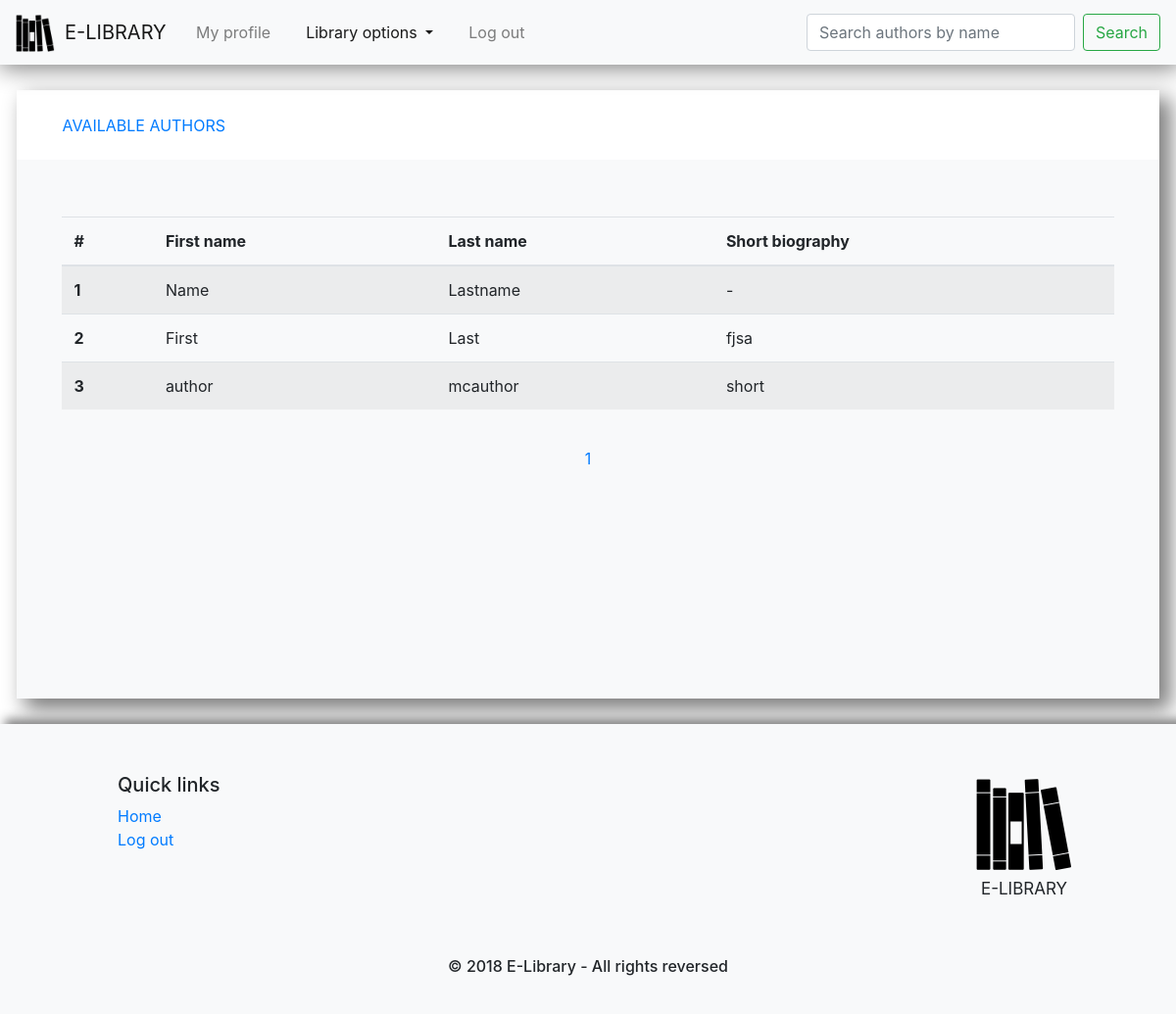
Page /interface/pages/author-management.php (signed in) on the committed database.
### tables this page shows
CREATE TABLE `author` (
  `id_author` int(11) NOT NULL,
  `firstname` varchar(255) NOT NULL,
  `lastname` varchar(255) NOT NULL,
  `date_of_birth` date NOT NULL,
  `short_biography` text NOT NULL
);

### data/data_access/authorDAO.php (called while the page is built, shortened)
<?php
	require_once __DIR__.'/../../data/data_models/author.php';
	class authorDAO extends connection implements query_interface {
		public function get_all(){
			$connection = $this->get_connection();
			$author_sql = "SELECT * FROM author";
			$author_statement = $connection->prepare($author_sql);
			$author_statement->execute();
			$results = $author_statement->get_result();
			$authors = array();
			if ($results->num_rows > 0) {
				while($row = $results->fetch_assoc()) {
					$author = new author($row["firstname"],$row["lastname"],$row["date_of_birth"],$row["short_biography"]);
					$author->set_id_author($row["id_author"]);
					$books_sql = "SELECT * FROM book INNER JOIN book_author ON book.id_book = book_author.id_book INNER JOIN category ON book.id_category = category.id_category WHERE book_author.id_author = ?";
					$book_statement = $connection->prepare($books_sql);
					$book_statement->bind_param("i",$row["id_author"]);
					$book_statement->execute();
					$book_results = $book_statement->get_result();
					if ($book_results->num_rows > 0) {
						while($book_row = $book_results->fetch_assoc()) {
							$category = new category($book_row["category_title"]);
							$category->set_id_category($book_row["id_category"]);
							$book = new book($book_row["book_title"], $book_row["original_book_title"], $category);
							$book->set_id_book($book_row["id_book"]);
							$genres_sql = "SELECT * FROM genre INNER JOIN book_genre ON genre.id_genre = book_genre.id_genre INNER JOIN book ON book.id_book = book_genre.id_book WHERE book.id_book = ?";
							$genre_statement = $connection->prepare($genres_sql);
							$genre_statement->bind_param("i",$book_row["id_book"]);
							$genre_statement->execute();
							$genre_results = $genre_statement->get_result();
							if ($genre_results->num_rows > 0) {
								while($genre_row = $genre_results->fetch_assoc()) {
									$genre = new genre($genre_row["genre_title"]);
									$genre->set_id_genre($genre_row["id_genre"]);
									$book->add_genre($genre);
								}
							}
							$author->add_book($book);
						}
					}
					array_push($authors,$author);
				}
			}
			return $authors;
		}
		public function get_in_range($from, $limit){
			$connection = $this->get_connection();
			$author_sql = "SELECT * FROM author LIMIT ?,?";
			$author_statement = $connection->prepare($author_sql);
			$author_statement->bind_param("ii",$from,$limit);
			$author_statement->execute();
			$results = $author_statement->get_result();
			$authors = array();
			if ($results->num_rows > 0) {
				while($row = $results->fetch_assoc()) {
					$author = new author($row["firstname"],$row["lastname"],$row["date_of_birth"],$row["short_biography"]);
					$author->set_id_author($row["id_author"]);
					$books_sql = "SELECT * FROM book INNER JOIN book_author ON book.id_book = book_author.id_book INNER JOIN category ON book.id_category = category.id_category WHERE book_author.id_author = ?";
					$book_statement = $connection->prepare($books_sql);
					$book_statement->bind_param("i",$row["id_author"]);
					$book_statement->execute();
					$book_results = $book_statement->get_result();
					if ($book_results->num_rows > 0) {
						while($book_row = $book_results->fetch_assoc()) {
							$category = new category($book_row["category_title"]);
							$category->set_id_category($book_row["id_category"]);
							$book = new book($book_row["book_title"], $book_row["original_book_title"], $category);
							$book->set_id_book($book_row["id_book"]);
							$genres_sql = "SELECT * FROM genre INNER JOIN book_genre ON genre.id_genre = book_genre.id_genre INNER JOIN book ON book.id_book = book_genre.id_book WHERE book.id_book = ?";
							$genre_statement = $connection->prepare($genres_sql);
							$genre_statement->bind_param("i",$book_row["id_book"]);
							$genre_statement->execute();
							$genre_results = $genre_statement->get_result();
							if ($genre_results->num_rows > 0) {
								while($genre_row = $genre_results->fetch_assoc()) {
									$genre = new genre($genre_row["genre_title"]);
									$genre->set_id_genre($genre_row["id_genre"]);
									$book->add_genre($genre);
								}
							}
							$author->add_book($book);
						}
					}
					array_push($authors,$author);
				}
			}
			return $authors;
		}
	}
?>

### data/data_models/author.php (called while the page is built, shortened)
<?php
	class author {
		protected $_firstname;
		protected $_lastname;
		protected $_short_biography;
		public function __construct ($firstname, $lastname, $date_of_birth, $short_biography) {
			$this->_firstname = $firstname;
			$this->_lastname = $lastname;
			$this->_short_biography = $short_biography;
    		}
   		public function get_firstname() {
			return $this->_firstname;
		}
    		public function get_lastname() {
			return $this->_lastname;
		}
		public function get_short_biography() {
			return $this->_short_biography;
		}
	}
?>

### data/data_helpers/helpers.php (called while the page is built, shortened)
<?php
	class helpers{
		public function empty_manage($value){
			return empty($value) ? "-" : $value;
		}
	}
?>

### interface/pages/author-management.php (the view, shortened to what this page needs)
<!DOCTYPE HTML>
<?php
	require_once __DIR__.'/../../data/data_access/authorDAO.php';
	$helper = new helpers();
	$id = 1;
	$authorDao = new authorDAO();
	$authors = $authorDao->get_all();
	$max_records = 5;
	if(isset($_GET["page"])){
		$page_number = $_GET["page"];
		$from = ($page_number*$max_records)-$max_records;
	}
	else{
		$from = 0;
	}
	if(isset($_GET["search"])){
		$authors = $authorDao->get_by_name_in_range($_GET["search-input"],$from,$max_records);
		$authors_count = $authorDao->count_by_name($_GET["search-input"]);
	}
	else{
		$authors = $authorDao->get_all();
		$authors_count = count($authors);
		$authors = $authorDao->get_in_range($from,$max_records);
	}
	$pages_count = ceil($authors_count/$max_records);
?>
<html>
<head>
	<link rel="stylesheet" href="../styles/css/bootstrap.min.css" />
	<link rel="stylesheet" href="../styles/bootstrap-nav-fix.css" />
	<link rel="stylesheet" href="../styles/author-management.css" />
	<link rel="stylesheet" href="../styles/bootstrap-form-fix.css" />
	<link rel="stylesheet" href="../styles/page.css" />
	<link rel="stylesheet" href="../styles/footer.css" />
</head>
<body>
	<nav class="navbar navbar-expand-lg nav-fix sticky-top navbar-light bg-light">
			<a class="navbar-brand" href="javascript:void();"><div class="nav-logo-wrap"><div class="nav-logo"></div> <span class="nav-text">E-LIBRARY</span></div> </a>
			<ul class="navbar-nav mr-auto">
				<li class="nav-item">
					<a class="nav-link" href="/project/interface/pages/user-profile.php">My profile</a>
				</li>
				<li class="nav-item dropdown">
					<a class="nav-link dropdown-toggle active" href="javascript:void();" id="navbarLibraryDropdown" role="button" data-toggle="dropdown"><span class="sr-only">(current)</span>
						Library options
					</a>
				</li>
				<li class="nav-item">
					<form id="logout" method="get" action="">
						<a class="nav-link" href="javascript:void();" onclick="document.getElementById('logout').submit();">Log out</a>
					</form>
				</li>
			</ul>
			<form class="form-inline my-2 my-lg-0" method="get">
				<input class="form-control mr-sm-2" type="search" name="search-input" placeholder="Search authors by name">
				<button class="btn btn-outline-success my-2 my-sm-0" type="submit" name="search" value="search">Search</button>
			</form>
	</nav>
	<div class="page-body-wrap">
		<div class="page-body">
			<div class="body-nav">
			<ul>
				<li class="available-tab active-tab"><a href="javascript:void();">Available authors</a></li>
			</div>
			<div class="table-container">
				<table class="table table-striped">
					<thead>
						<tr>
							<th scope="col">#</th>
							<th scope="col">First name</th>
							<th scope="col">Last name</th>
							<th scope="col">Short biography</th>
						</tr>
					</thead>
					<tbody>
						<?php foreach($authors as $author){ ?>
							<tr>
								<th scope="row"><?php echo $id?></th>
								<td><?php echo $author->get_firstname(); ?></td>
								<td><?php echo $author->get_lastname(); ?></td>
								<td><?php echo $helper->empty_manage($author->get_short_biography()); ?></td>
							</tr>
						<?php	$id = $id + 1;
						}
						?>
					</tbody>
				</table>
				<div id="table-nums" class="table-nums"><?php
				$i = 1;
				echo "<span>";
				while($i <= $pages_count){
					echo "<a id='a".$i."' ";
					if(isset($_GET["page"])){
						if($i==$_GET["page"]){
							echo "class=page-active" ;
						}
					}
					else{
						if($i==1){
							echo "class=page-active";
						}
					}
					echo " onclick=mark_page_as_active('table-nums',this);";
					echo " href=author-management.php";
					if(!isset($_GET["search"])){
						echo "?page=".$i;
					}
					else{
						echo "?page=".$i."&search-input=".$_GET["search-input"]."&search=search";
					}
					echo ">".$i;
					$i = $i+1; ?>
					</a><?php
				}
			?>
				</span>
				</div>
			</div>
		</div>
	</div>
	<div class="footer-container">
		<div class="row text-center text-xs-center text-sm-left text-md-left justify">
			<div class="col-xs-12 col-sm-4 col-md-4 links">
				<h5>Quick links</h5>
				<ul class="list-unstyled quick-links">
					<li><a href="/project/interface/pages/user-profile.php">Home</a></li>
					<li>
						<form id="log-out" method="get" action="">
							<a href="javascript:void();" onclick="document.getElementById('log-out').submit();">
								Log out
							</a>
					</form>
					</li>
				</ul>
			</div>
			<div class="footer-logo-wrap  text-center text-xs-center text-sm-left text-md-left "><div class="footer-logo"></div><div class="footer-logo-text">E-LIBRARY</div></div>
		</div>
		<div class="row">
			<div class="col-xs-12 col-sm-12 col-md-12 mt-2 mt-sm-2 text-center col-spacing">
				<p class="h6">&copy 2018 E-Library - All rights reversed</p>
			</div>
		</div>
	</div>
</body>
</html>

### interface/styles/page.css (style rules this page uses)
.page-body-wrap { padding:2.2% 1.4%; }
.page-body { width:100%; height:100%; background-color:#f8f9fa !important; box-shadow: 10px 10px 20px 2px grey; }
.table-container { padding: 5% 4%; min-height:550px; }
.body-nav { padding: 2% 4%; background-color: #fff; color: #9fceff; text-transform: uppercase; }
.body-nav > ul { list-style: none; padding: 0; margin: 0; }
li:first-child { padding-left: 0px; }
ul li { display: inline; padding-left: 10px; padding-right: 10px; color: #9fceff; }
.active-tab, .active-tab > a:hover, .active-tab > a:visited { color:#007bff; }
.table-nums { padding: 1% 1%; text-align: center; }
.table-nums > span { padding: 1%; display: inline-block; }
.table-nums > span > a { color: #5eacff }
.page-active { color: #007bff !important; }

### interface/styles/footer.css (style rules this page uses)
.footer-container { background-color: #f8f9fa !important; padding-top: 50px; padding-left: 50px; padding-right:50px; padding-bottom:30px; box-shadow: 15px 5px 10px 10px grey; }
.col-spacing { padding-top:50px; }
.footer-logo-wrap { width:100px; height:130px; margin-right: 5%; }
.footer-logo { display: inline-block; background-image: url("../../resources/images/library-icon.png"); background-position: center; background-repeat: no-repeat; background-size: cover; width:100px; height:100px; }
.footer-logo-text { font-size: 17px; text-align: center; }
.justify { justify-content: space-between; margin-right: 0px; margin-left: 0px; }
.links { margin-left:5%; max-width:20%; }

### rows in the picture
author: firstname "Name", lastname "Lastname", short_biography "-"
author: firstname "First", lastname "Last", short_biography "fjsa"
author: firstname "author", lastname "mcauthor", short_biography "short"
